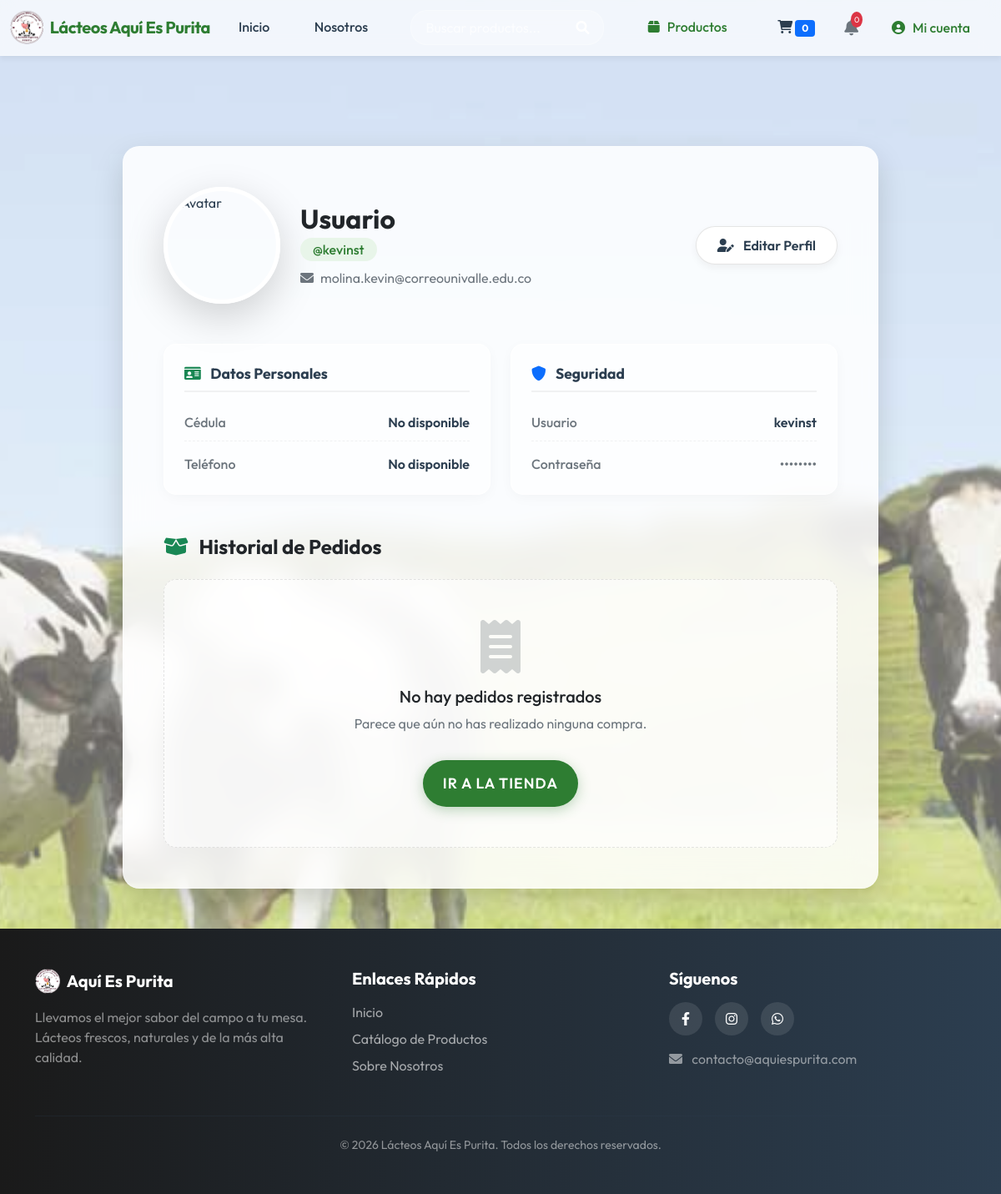
Before: /perfil/ (signed in) with the older database file.
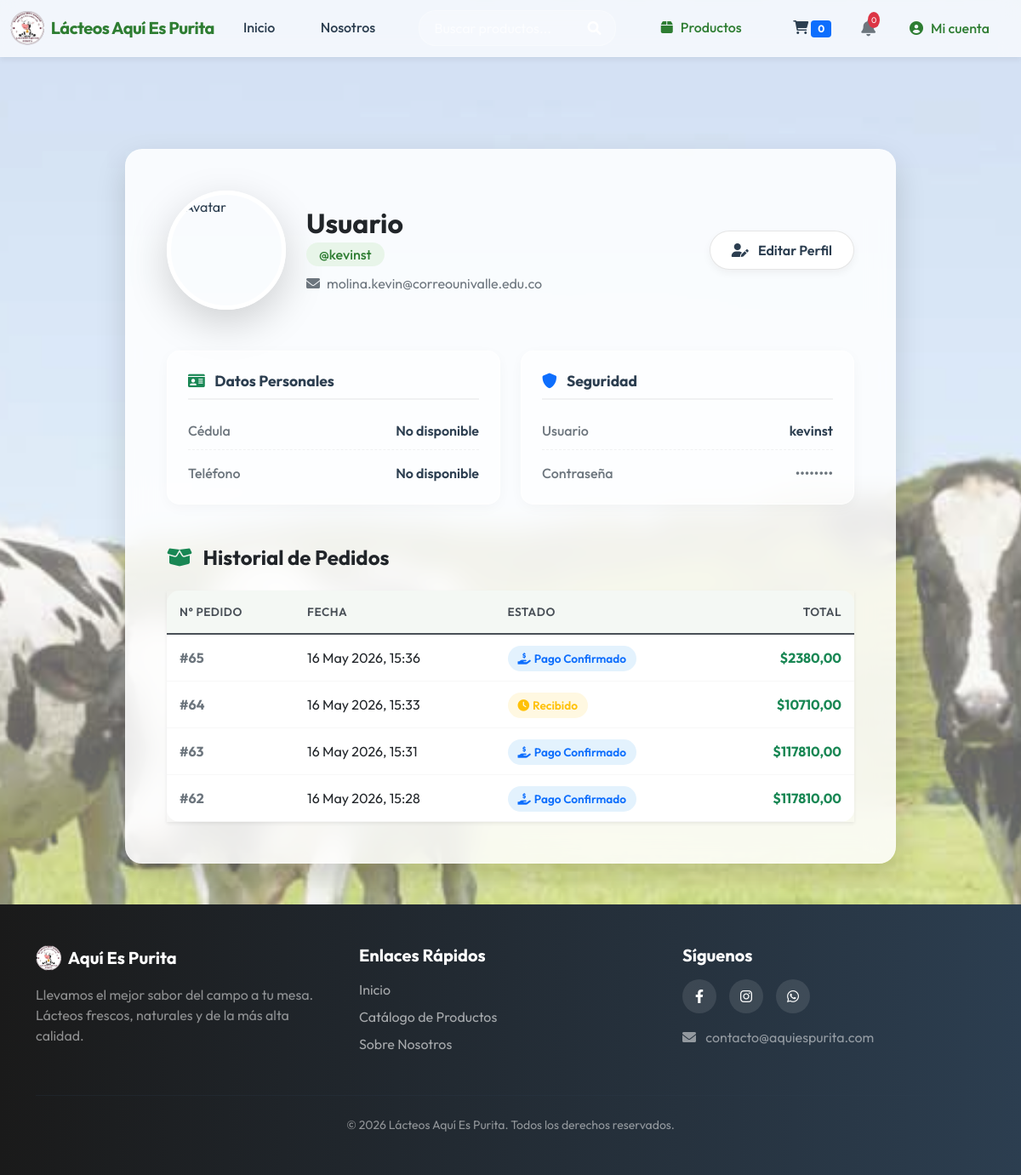
After: the same page with the newer database file.
### core/models.py (models this page shows, shortened)
class Pedido(models.Model):
    ESTADOS = [
        ('pendiente', 'Recibido'),
        ('pagado', 'Pago Confirmado'),
        ('preparacion', 'En Preparación'),
        ('enviado', 'Enviado'),
        ('entregado', 'Entregado'),
        ('cancelado', 'Cancelado'),
    ]
    usuario = models.ForeignKey(User, on_delete=models.CASCADE)
    nombre = models.CharField(max_length=150)
    email = models.EmailField()
    telefono = models.CharField(max_length=20)
    direccion = models.CharField(max_length=255)
    metodo_pago = models.CharField(max_length=50)
    fecha = models.DateTimeField(auto_now_add=True)
    total = models.DecimalField(max_digits=10, decimal_places=2)
    estado = models.CharField(max_length=20, choices=ESTADOS, default='pendiente')

### core/views.py (the view)
# urls.py: path('perfil/', perfil, name='perfil'),
@login_required
def perfil(request):
    user = request.user
    try:
        perfil = user.perfil
    except Perfil.DoesNotExist:
        perfil = None
    pedidos = Pedido.objects.filter(usuario=user).order_by('-fecha')
    context = {
        'username': user.username,
        'first_name': user.first_name,
        'last_name': user.last_name,
        'email': user.email,
        'cedula': perfil.cedula if perfil else 'No disponible',
        'numero_contacto': perfil.numero_contacto if perfil else 'No disponible',
        'pedidos': pedidos,  # ✅ se usa en el HTML
    }
    return render(request, 'core/perfil.html', context)

### core/templates/core/perfil.html (shortened to what the changed rows need)
{% extends 'core/base.html' %}
{% load static %}
{% block content %}
<div class="container my-5 profile-container" style="margin-top: 100px !important;">
    <div class="row justify-content-center">
        <div class="col-lg-10">
            <div class="profile-glass-card">
                <div class="card-body p-5">
                    <div class="profile-header d-flex flex-column flex-md-row align-items-center gap-4 mb-5">
                        <div class="profile-title-area text-center text-md-start">
                            <h2 class="fw-bold text-dark mb-1">{{ first_name|default:"Usuario" }} {{ last_name|default:"" }}</h2>
                        </div>
                    </div>
                    <div class="orders-section mt-5">
                        {% if pedidos %}
                            <div class="table-responsive rounded-4 shadow-sm">
                                <table class="table modern-table mb-0">
                                    <thead>
                                        <tr>
                                            <th>N° Pedido</th>
                                            <th>Fecha</th>
                                            <th>Estado</th>
                                            <th class="text-end">Total</th>
                                        </tr>
                                    </thead>
                                    <tbody>
                                        {% for pedido in pedidos %}
                                            <tr class="table-row-hover">
                                                <td class="fw-bold text-muted">#{{ pedido.id }}</td>
                                                <td>{{ pedido.fecha|date:"d M Y, H:i" }}</td>
                                                 <td>
                                                     {% if pedido.estado == 'entregado' %}
                                                         <span class="status-badge bg-success-soft text-success"><i class="fas fa-check-circle me-1"></i>Entregado</span>
                                                     {% elif pedido.estado == 'pendiente' %}
                                                         <span class="status-badge bg-warning-soft text-warning"><i class="fas fa-clock me-1"></i>Recibido</span>
                                                     {% elif pedido.estado == 'pagado' %}
                                                         <span class="status-badge bg-success-soft text-primary" style="background-color: #e3f2fd; color: #0d6efd !important;"><i class="fas fa-hand-holding-usd me-1"></i>Pago Confirmado</span>
                                                     {% elif pedido.estado == 'preparacion' %}
                                                         <span class="status-badge bg-info-soft text-info"><i class="fas fa-box me-1"></i>En Preparación</span>
                                                     {% elif pedido.estado == 'enviado' %}
                                                         <span class="status-badge bg-primary-soft text-primary"><i class="fas fa-truck me-1"></i>En Camino</span>
                                                     {% else %}
                                                         <span class="status-badge bg-danger-soft text-danger"><i class="fas fa-times-circle me-1"></i>Cancelado</span>
                                                     {% endif %}
                                                 </td>
                                                <td class="text-end fw-bold text-success">${{ pedido.total|floatformat:2 }}</td>
                                            </tr>
                                        {% endfor %}
                                    </tbody>
                                </table>
                            </div>
                        {% else %}
                            <div class="empty-orders-box text-center p-5">
                                <i class="fas fa-receipt fa-4x text-muted mb-3" style="opacity: 0.3;"></i>
                                <h5 class="text-dark">No hay pedidos registrados</h5>
                                <p class="text-muted">Parece que aún no has realizado ninguna compra.</p>
                                <a href="{% url 'products' %}" class="btn btn-primary mt-3 hero-btn px-4">Ir a la tienda</a>
                            </div>
                        {% endif %}
                    </div>
                </div>
            </div>
        </div>
    </div>
</div>
{% endblock %}

Changed rows visible on the page:
added Pedido: id "65", fecha "16 May 2026, 15:36", estado "pagado" (drawn), total "2380,00"
added Pedido: id "64", fecha "16 May 2026, 15:33", estado "pendiente" (drawn), total "10710,00"
added Pedido: id "63", fecha "16 May 2026, 15:31", estado "pagado" (drawn), total "117810,00"
added Pedido: id "62", fecha "16 May 2026, 15:28", estado "pagado" (drawn), total "117810,00"
Other visible differences:
text no longer shown: "No hay pedidos registrados Parece que aún no has realizado ninguna compra. IR A LA TIENDA"
text now shown: "N° PEDIDO FECHA ESTADO TOTAL"
